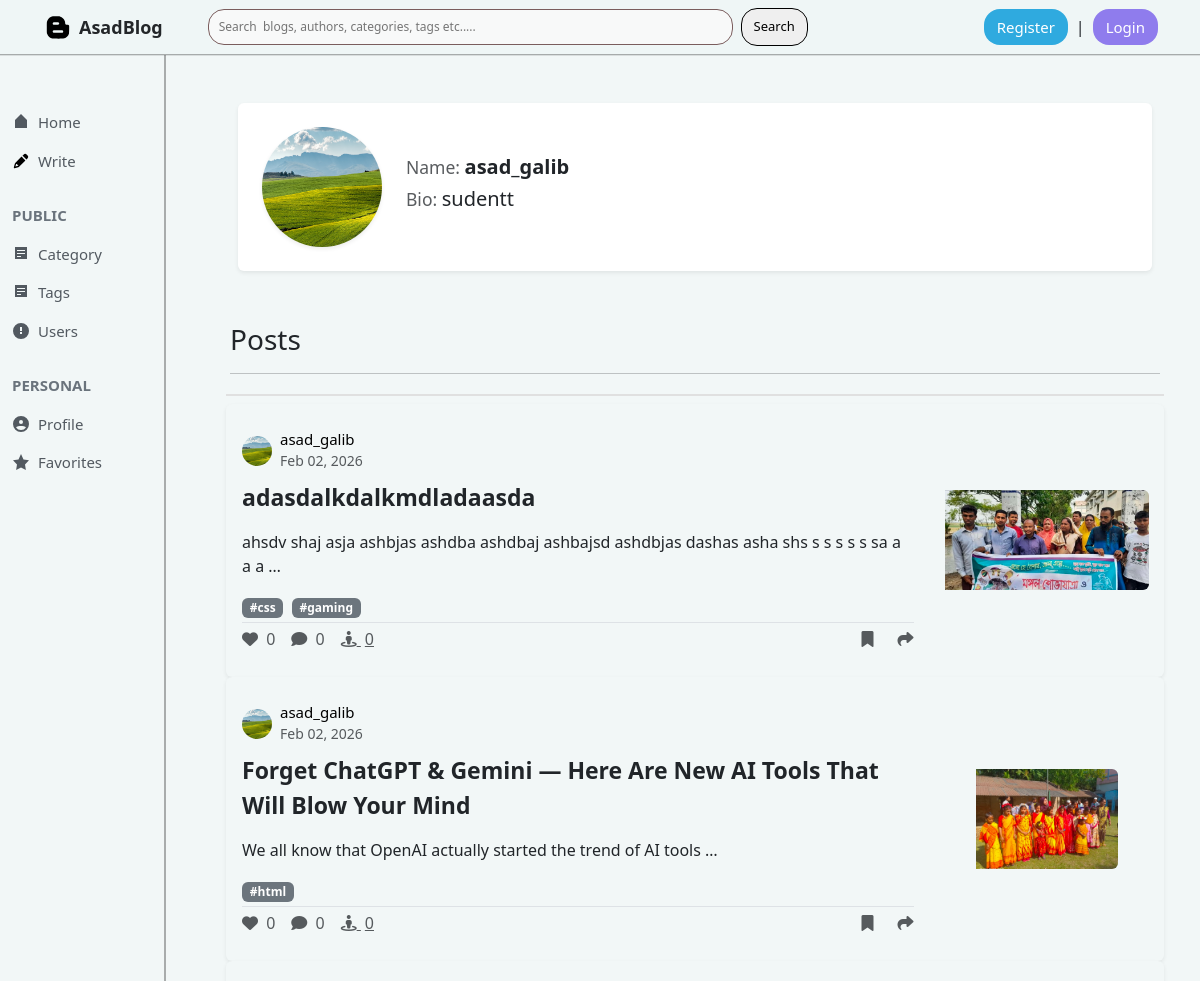
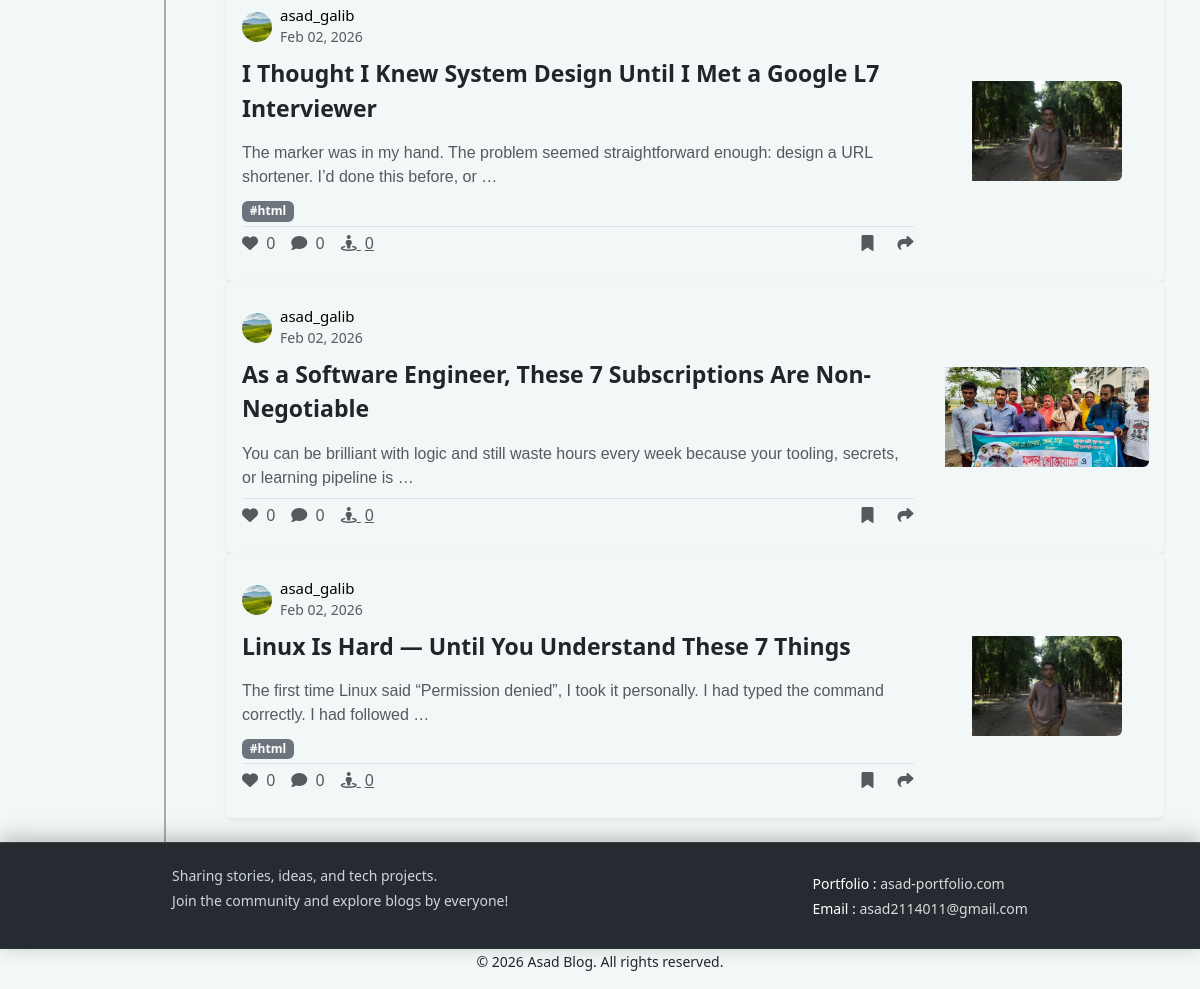
/all_users/profile/asad_galib, run on an earlier commit of the app's database (2 pictures, top to bottom).
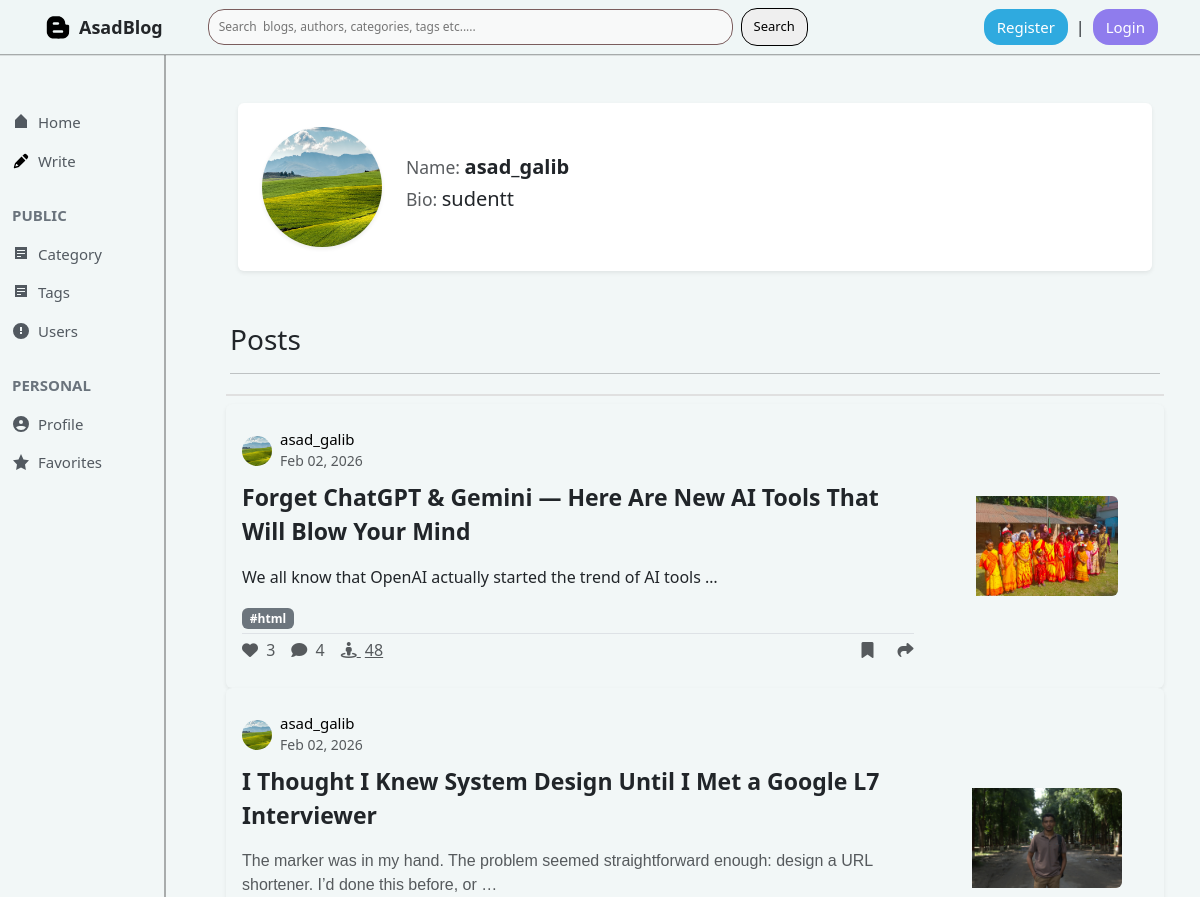
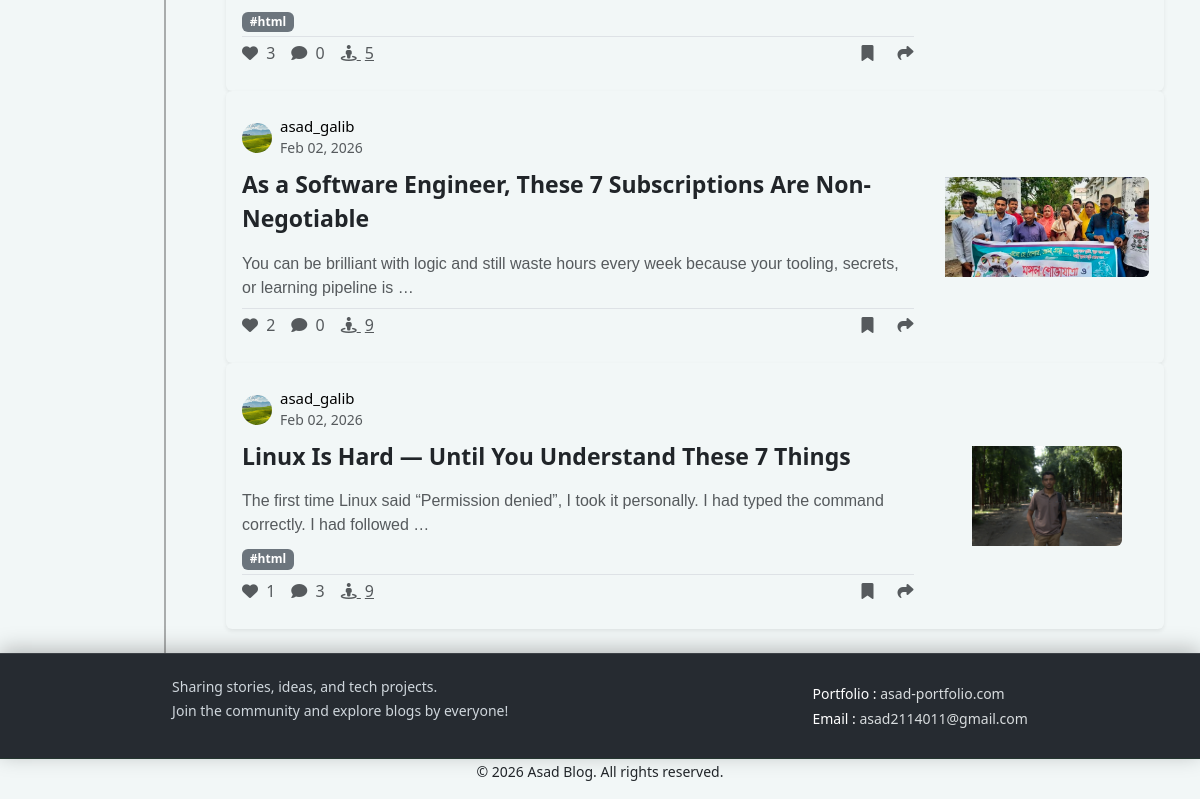
And on a later commit of the database (2 pictures, top to bottom).
### posts/models.py (models this page shows, shortened)
class Post(models.Model):
    title=models.CharField(max_length=200)
    slug=models.SlugField(max_length=250,unique=True,blank=True)
    content=HTMLField()
    post_image=models.ImageField(upload_to='posts/',blank=True,null=True)
    view_count=models.PositiveIntegerField(default=0)
    catagory=models.ForeignKey(catagory,on_delete=models.PROTECT,related_name='posts')
    author=models.ForeignKey(Author,on_delete=models.CASCADE,related_name='posts')
    tags=models.ManyToManyField(Tag,blank=True,related_name='posts')
    created_at=models.DateTimeField(auto_now_add=True)
    updated_at=models.DateTimeField(auto_now=True)
    class Meta:
        ordering=['-created_at']

### author/models.py (models this page shows, shortened)
class Author(models.Model):
    user=models.OneToOneField(User,on_delete=models.CASCADE,related_name="author_profile")
    name=models.CharField(max_length=100)
    slug=models.SlugField(max_length=120,unique=True,blank=True)
    bio=models.TextField()
    email=models.EmailField(max_length=100)
    profile_image=models.ImageField(upload_to='authors/',blank=True,null=True)
    created_at=models.DateTimeField(auto_now_add=True)

### catagories/models.py (models this page shows, shortened)
class Tag(models.Model):
    name=models.CharField(max_length=50,unique=True)
    slug=models.SlugField(max_length=60,unique=True,blank=True)
    created_at=models.DateTimeField(auto_now_add=True)
    class Meta:
        ordering=['name']

### blog_project/views.py (the view)
# urls.py: path('all_users/profile/<slug>', views.users_profile, name='users_profile'),
def users_profile(request,slug):
    author=get_object_or_404(Author,slug=slug)
    posts=Post.objects.filter(author=author)
    context={
        'posts':posts,
        'author':author,
    }
    return render(request,'users_profile.html',context)

### templates/users_profile.html (shortened to what the changed rows need)
{% extends 'base.html' %}
{%load static%}
{% block content %}
<div class="home-container m-0">
    <div class="container-fluid py-4">
        <div class="row">
            <div class="col-12">
                {% for post in posts %}
                <div class="card shadow-sm border-0 post-card" style="padding: 10px 0px; background-color: #f2f7f7;">
                    <div class="row g-0">
                        {% if post.post_image %}
                        <div class="col-md-9">
                            {% else %}
                            <div class="col-md-12">
                                {% endif %}
                                <div class="card-body p-3">
                                    <div class="post-header d-flex justify-content-between">
                                        <div class="d-flex align-items-center mb-2">
                                            {% if post.author.profile_image %}
                                            <img src="{{ post.author.profile_image.url }}" class="rounded-circle me-2"
                                                alt="{{ post.author.name }}" width="30" height="30"
                                                style="object-fit: cover;">
                                            {% else %}
                                            <div class="rounded-circle bg-primary text-white d-flex align-items-center justify-content-center me-2"
                                                style="width: 30px; height: 30px; font-weight: bold;">
                                                {{ post.author.name|first|upper }}
                                            </div>
                                            {% endif %}
                                            <div>
                                                <a href="#" style="text-decoration: none; color: black;">
                                                    <h6 class="mb-0" style="font-size: 15px;">{{ post.author.name }}
                                                    </h6>
                                                </a>
                                                <small class="text-muted">
                                                    {{post.created_at|date:'M d, Y'}}
                                                </small>
                                            </div>
                                        </div>
                                    </div>
                                    <div class=" mb-2">
                                        <div class="d-flex align-items-center justify-content-between gap-1 ">
                                            <a href="{% url 'post_details' post.id %}" class="text-decoration-none text-dark card-title "
                                                style="font-size: 23px; font-weight: bold;">
                                                {{ post.title }}
                                            </a>
                                        </div>
                                    </div>
                                    <p class="card-text text-muted mb-2"
                                        style="font-family: Arial, Helvetica, sans-serif;">
                                        {{post.content|safe|truncatewords_html:20}}
                                    </p>
                                    <div class="mb-1">
                                        {% for tag in post.tags.all %}
                                        <span class="badge bg-secondary me-1">#{{ tag.name }}</span>
                                        {% endfor %}
                                    </div>
                                    <div class="d-flex justify-content-between align-items-center pt-1 border-top">
                                        <div class="d-flex gap-3">
                                            <a href="{% url 'post_details' post.id%}" class="text-decoration-none text-muted interaction-link">
                                                <i class="fa-solid fa-heart"></i>
                                                <span class="ms-1">{{ post.likes.count }}</span>
                                            </a>
                                            <a href="{% url 'post_details' post.id%}" class="text-decoration-none text-muted interaction-link">
                                                <i class="fa-solid fa-comment"></i>
                                                <span class="ms-1">{{ post.comments.count }}</span>
                                            </a>
                                            <a href="{% url 'post_details' post.id%}" class="text-muted">
                                                <i class="fa-solid fa-street-view"></i>
                                                <span class="ms-1">{{ post.view_count }}</span>
                                            </a>
                                        </div>
                                        <div class="d-flex gap-4">
                                            <a href="#" class="text-decoration-none text-muted interaction-link">
                                                <i class="fa-solid fa-bookmark"></i>
                                            </a>
                                            <div class="dropdown">
                                                <a href="#" class="text-decoration-none text-muted interaction-link"
                                                    data-bs-toggle="dropdown" aria-expanded="false">
                                                    <i class="fa-solid fa-share"></i>
                                                </a>
                                            </div>
                                        </div>
                                    </div>
                                </div>
                            </div>
                            {% if post.post_image %}
                            <div class="col-md-3 d-flex align-items-center justify-content-center post_image_lg">
                                <img src="{{ post.post_image.url }}" class="img-fluid rounded-end  object-fit-cover"
                                    alt="No image" style="max-height: 100px; min-height: 100px;">
                            </div>
                            {% endif %}
                        </div>
                    </div>
                    {% empty %}
                    <div class="text-center py-5">
                        <p class="text-muted">No posts available{% if selected_category %} in this category{% endif %}.
                        </p>
                    </div>
                {% endfor %}
                </div>
            </div>
        </div>
    </div>
</div>
{% endblock %}

What changed in the data, as far as the page shows it:
removed Post: author.profile_image (picture), author.name "asad_galib", created_at "Feb 02, 2026", title "adasdalkdalkmdladaasda", content "ahsdv shaj asja ashbjas ashdba ashdbaj ashbajsd ashdbjas dashas asha shs s s s s s sa a a a …", likes.count "0", comments.count "0", view_count "0", post_image (picture)
no longer on this page (row unchanged): Tag: name "css", shown under "asad_galib"
no longer on this page (row unchanged): Tag: name "gaming", shown under "asad_galib"
changed Post "Forget ChatGPT & Gemini — Here Are New AI Tools That Will Blow Your Mind": likes.count "0" → "3"; comments.count "0" → "4"; view_count "0" → "48"
changed Post "I Thought I Knew System Design Until I Met a Google L7 Interviewer": likes.count "0" → "3"; view_count "0" → "5"
changed Post "As a Software Engineer, These 7 Subscriptions Are Non-Negotiable": likes.count "0" → "2"; view_count "0" → "9"
changed Post "Linux Is Hard — Until You Understand These 7 Things": likes.count "0" → "1"; comments.count "0" → "3"; view_count "0" → "9"
